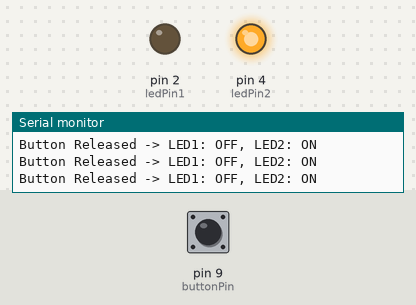
The sketch below on a simulated Arduino Uno, built with avr-gcc and run on an emulated ATmega328P. Shown: output pins drawn as LEDs (lit = HIGH), the last lines printed to the serial monitor. Inputs (shaded band) come from the test bench; at power-on: pin 9 (buttonPin) HIGH.

Above: at 1.2 s.
1.3 s: pin 9 (buttonPin) pulled LOW for 0.15 s
At 1.42 s:
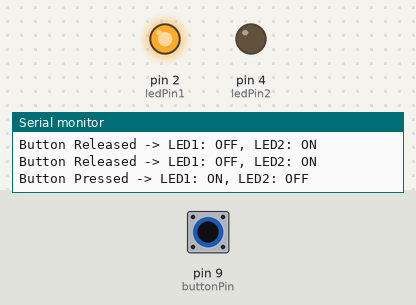
3.0 s: pin 9 (buttonPin) pulled LOW for 3.2 s
At 6.9 s:
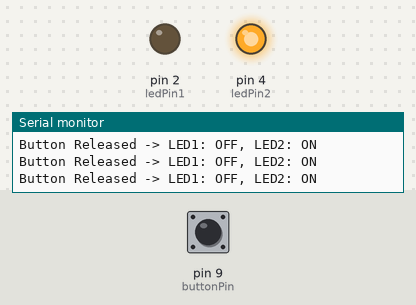
Timing chart, 0 to 8.4 s (numbered marks = the images above; inputs shaded):
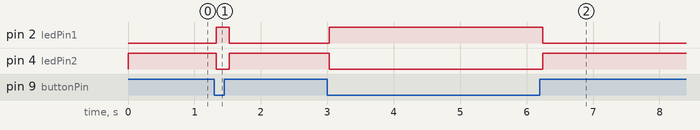

Measured:
- after the input at 1.3 s, pin 2 (ledPin1): LOW → HIGH at once, → LOW 0.20 s later; pin 4 (ledPin2): HIGH → LOW at once, → HIGH 0.20 s later
- after the input at 3.0 s, pin 2 (ledPin1): LOW → HIGH at once, → LOW 3.2 s later; pin 4 (ledPin2): HIGH → LOW at once, → HIGH 3.2 s later

The sketch:

lab3_gpio_and_button_control.ino
```cpp
const int buttonPin = 9;
const int ledPin1 = 2;
const int ledPin2 = 4;

void setup() {
  Serial.begin(9600);

  pinMode(buttonPin, INPUT_PULLUP);
  pinMode(ledPin1, OUTPUT);
  pinMode(ledPin2, OUTPUT);

  Serial.println("--- Button and Dual LED Lab Initialized ---");
}

void loop() {
  int buttonState = digitalRead(buttonPin);

  if (buttonState == LOW) {
    digitalWrite(ledPin1, HIGH);
    digitalWrite(ledPin2, LOW);
    Serial.println("Button Pressed -> LED1: ON, LED2: OFF");
  } else {
    digitalWrite(ledPin1, LOW);
    digitalWrite(ledPin2, HIGH);
    Serial.println("Button Released -> LED1: OFF, LED2: ON");
  }

  delay(100);
}
```
